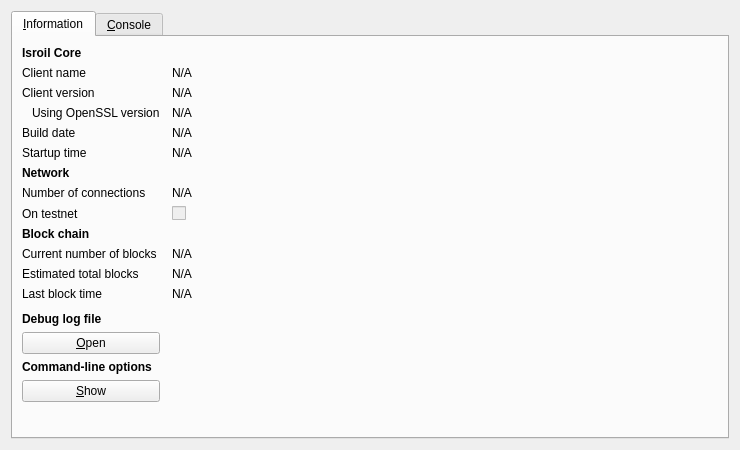
<?xml version="1.0" encoding="UTF-8"?>
<ui version="4.0">
 <class>RPCConsole</class>
 <widget class="QDialog" name="RPCConsole">
  <property name="geometry">
   <rect>
    <x>0</x>
    <y>0</y>
    <width>740</width>
    <height>450</height>
   </rect>
  </property>
  <property name="windowTitle">
   <string>Isroil - Debug window</string>
  </property>
  <layout class="QVBoxLayout" name="verticalLayout_2">
   <item>
    <widget class="QTabWidget" name="tabWidget">
     <property name="currentIndex">
      <number>0</number>
     </property>
     <widget class="QWidget" name="tab_info">
      <attribute name="title">
       <string>&amp;Information</string>
      </attribute>
      <layout class="QGridLayout" name="gridLayout" columnstretch="0,1">
       <property name="horizontalSpacing">
        <number>12</number>
       </property>
       <item row="0" column="0">
        <widget class="QLabel" name="label_9">
         <property name="font">
          <font>
           <weight>75</weight>
           <bold>true</bold>
          </font>
         </property>
         <property name="text">
          <string>Isroil Core</string>
         </property>
        </widget>
       </item>
       <item row="1" column="0">
        <widget class="QLabel" name="label_5">
         <property name="text">
          <string>Client name</string>
         </property>
        </widget>
       </item>
       <item row="1" column="1">
        <widget class="QLabel" name="clientName">
         <property name="cursor">
          <cursorShape>IBeamCursor</cursorShape>
         </property>
         <property name="text">
          <string>N/A</string>
         </property>
         <property name="textFormat">
          <enum>Qt::PlainText</enum>
         </property>
         <property name="textInteractionFlags">
          <set>Qt::LinksAccessibleByMouse|Qt::TextSelectableByKeyboard|Qt::TextSelectableByMouse</set>
         </property>
        </widget>
       </item>
       <item row="2" column="0">
        <widget class="QLabel" name="label_6">
         <property name="text">
          <string>Client version</string>
         </property>
        </widget>
       </item>
       <item row="2" column="1">
        <widget class="QLabel" name="clientVersion">
         <property name="cursor">
          <cursorShape>IBeamCursor</cursorShape>
         </property>
         <property name="text">
          <string>N/A</string>
         </property>
         <property name="textFormat">
          <enum>Qt::PlainText</enum>
         </property>
         <property name="textInteractionFlags">
          <set>Qt::LinksAccessibleByMouse|Qt::TextSelectableByKeyboard|Qt::TextSelectableByMouse</set>
         </property>
        </widget>
       </item>
       <item row="3" column="0">
        <widget class="QLabel" name="label_14">
         <property name="text">
          <string>Using OpenSSL version</string>
         </property>
         <property name="indent">
          <number>10</number>
         </property>
        </widget>
       </item>
       <item row="3" column="1">
        <widget class="QLabel" name="openSSLVersion">
         <property name="cursor">
          <cursorShape>IBeamCursor</cursorShape>
         </property>
         <property name="text">
          <string>N/A</string>
         </property>
         <property name="textFormat">
          <enum>Qt::PlainText</enum>
         </property>
         <property name="textInteractionFlags">
          <set>Qt::LinksAccessibleByMouse|Qt::TextSelectableByKeyboard|Qt::TextSelectableByMouse</set>
         </property>
        </widget>
       </item>
       <item row="4" column="0">
        <widget class="QLabel" name="label_12">
         <property name="text">
          <string>Build date</string>
         </property>
        </widget>
       </item>
       <item row="4" column="1">
        <widget class="QLabel" name="buildDate">
         <property name="cursor">
          <cursorShape>IBeamCursor</cursorShape>
         </property>
         <property name="text">
          <string>N/A</string>
         </property>
         <property name="textFormat">
          <enum>Qt::PlainText</enum>
         </property>
         <property name="textInteractionFlags">
          <set>Qt::LinksAccessibleByMouse|Qt::TextSelectableByKeyboard|Qt::TextSelectableByMouse</set>
         </property>
        </widget>
       </item>
       <item row="5" column="0">
        <widget class="QLabel" name="label_13">
         <property name="text">
          <string>Startup time</string>
         </property>
        </widget>
       </item>
       <item row="5" column="1">
        <widget class="QLabel" name="startupTime">
         <property name="cursor">
          <cursorShape>IBeamCursor</cursorShape>
         </property>
         <property name="text">
          <string>N/A</string>
         </property>
         <property name="textFormat">
          <enum>Qt::PlainText</enum>
         </property>
         <property name="textInteractionFlags">
          <set>Qt::LinksAccessibleByMouse|Qt::TextSelectableByKeyboard|Qt::TextSelectableByMouse</set>
         </property>
        </widget>
       </item>
       <item row="6" column="0">
        <widget class="QLabel" name="label_11">
         <property name="font">
          <font>
           <weight>75</weight>
           <bold>true</bold>
          </font>
         </property>
         <property name="text">
          <string>Network</string>
         </property>
        </widget>
       </item>
       <item row="7" column="0">
        <widget class="QLabel" name="label_7">
         <property name="text">
          <string>Number of connections</string>
         </property>
        </widget>
       </item>
       <item row="7" column="1">
        <widget class="QLabel" name="numberOfConnections">
         <property name="cursor">
          <cursorShape>IBeamCursor</cursorShape>
         </property>
         <property name="text">
          <string>N/A</string>
         </property>
         <property name="textFormat">
          <enum>Qt::PlainText</enum>
         </property>
         <property name="textInteractionFlags">
          <set>Qt::LinksAccessibleByMouse|Qt::TextSelectableByKeyboard|Qt::TextSelectableByMouse</set>
         </property>
        </widget>
       </item>
       <item row="8" column="0">
        <widget class="QLabel" name="label_8">
         <property name="text">
          <string>On testnet</string>
         </property>
        </widget>
       </item>
       <item row="8" column="1">
        <widget class="QCheckBox" name="isTestNet">
         <property name="enabled">
          <bool>false</bool>
         </property>
         <property name="text">
          <string/>
         </property>
        </widget>
       </item>
       <item row="9" column="0">
        <widget class="QLabel" name="label_10">
         <property name="font">
          <font>
           <weight>75</weight>
           <bold>true</bold>
          </font>
         </property>
         <property name="text">
          <string>Block chain</string>
         </property>
        </widget>
       </item>
       <item row="10" column="0">
        <widget class="QLabel" name="label_3">
         <property name="text">
          <string>Current number of blocks</string>
         </property>
        </widget>
       </item>
       <item row="10" column="1">
        <widget class="QLabel" name="numberOfBlocks">
         <property name="cursor">
          <cursorShape>IBeamCursor</cursorShape>
         </property>
         <property name="text">
          <string>N/A</string>
         </property>
         <property name="textFormat">
          <enum>Qt::PlainText</enum>
         </property>
         <property name="textInteractionFlags">
          <set>Qt::LinksAccessibleByMouse|Qt::TextSelectableByKeyboard|Qt::TextSelectableByMouse</set>
         </property>
        </widget>
       </item>
       <item row="11" column="0">
        <widget class="QLabel" name="label_4">
         <property name="text">
          <string>Estimated total blocks</string>
         </property>
        </widget>
       </item>
       <item row="11" column="1">
        <widget class="QLabel" name="totalBlocks">
         <property name="cursor">
          <cursorShape>IBeamCursor</cursorShape>
         </property>
         <property name="text">
          <string>N/A</string>
         </property>
         <property name="textFormat">
          <enum>Qt::PlainText</enum>
         </property>
         <property name="textInteractionFlags">
          <set>Qt::LinksAccessibleByMouse|Qt::TextSelectableByKeyboard|Qt::TextSelectableByMouse</set>
         </property>
        </widget>
       </item>
       <item row="12" column="0">
        <widget class="QLabel" name="label_2">
         <property name="text">
          <string>Last block time</string>
         </property>
        </widget>
       </item>
       <item row="12" column="1">
        <widget class="QLabel" name="lastBlockTime">
         <property name="cursor">
          <cursorShape>IBeamCursor</cursorShape>
         </property>
         <property name="text">
          <string>N/A</string>
         </property>
         <property name="textFormat">
          <enum>Qt::PlainText</enum>
         </property>
         <property name="textInteractionFlags">
          <set>Qt::LinksAccessibleByMouse|Qt::TextSelectableByKeyboard|Qt::TextSelectableByMouse</set>
         </property>
        </widget>
       </item>
       <item row="13" column="0">
        <spacer name="verticalSpacer_2">
         <property name="orientation">
          <enum>Qt::Vertical</enum>
         </property>
         <property name="sizeHint" stdset="0">
          <size>
           <width>20</width>
           <height>20</height>
          </size>
         </property>
        </spacer>
       </item>
       <item row="14" column="0">
        <widget class="QLabel" name="labelDebugLogfile">
         <property name="font">
          <font>
           <weight>75</weight>
           <bold>true</bold>
          </font>
         </property>
         <property name="text">
          <string>Debug log file</string>
         </property>
        </widget>
       </item>
       <item row="15" column="0">
        <widget class="QPushButton" name="openDebugLogfileButton">
         <property name="toolTip">
          <string>Open the Isroil debug log file from the current data directory. This can take a few seconds for large log files.</string>
         </property>
         <property name="text">
          <string>&amp;Open</string>
         </property>
         <property name="autoDefault">
          <bool>false</bool>
         </property>
        </widget>
       </item>
       <item row="16" column="0">
        <widget class="QLabel" name="labelCLOptions">
         <property name="font">
          <font>
           <weight>75</weight>
           <bold>true</bold>
          </font>
         </property>
         <property name="text">
          <string>Command-line options</string>
         </property>
        </widget>
       </item>
       <item row="17" column="0">
        <widget class="QPushButton" name="showCLOptionsButton">
         <property name="toolTip">
          <string>Show the Isroil-Qt help message to get a list with possible Isroil command-line options.</string>
         </property>
         <property name="text">
          <string>&amp;Show</string>
         </property>
         <property name="autoDefault">
          <bool>false</bool>
         </property>
        </widget>
       </item>
       <item row="18" column="0">
        <spacer name="verticalSpacer">
         <property name="orientation">
          <enum>Qt::Vertical</enum>
         </property>
         <property name="sizeHint" stdset="0">
          <size>
           <width>20</width>
           <height>40</height>
          </size>
         </property>
        </spacer>
       </item>
      </layout>
     </widget>
     <widget class="QWidget" name="tab_console">
      <attribute name="title">
       <string>&amp;Console</string>
      </attribute>
      <layout class="QVBoxLayout" name="verticalLayout_3">
       <property name="spacing">
        <number>3</number>
       </property>
       <item>
        <widget class="QTextEdit" name="messagesWidget">
         <property name="minimumSize">
          <size>
           <width>0</width>
           <height>100</height>
          </size>
         </property>
         <property name="readOnly">
          <bool>true</bool>
         </property>
         <property name="tabKeyNavigation" stdset="0">
          <bool>false</bool>
         </property>
         <property name="columnCount" stdset="0">
          <number>2</number>
         </property>
        </widget>
       </item>
       <item>
        <layout class="QHBoxLayout" name="horizontalLayout">
         <property name="spacing">
          <number>3</number>
         </property>
         <item>
          <widget class="QLabel" name="label">
           <property name="text">
            <string notr="true">&gt;</string>
           </property>
          </widget>
         </item>
         <item>
          <widget class="QLineEdit" name="lineEdit"/>
         </item>
         <item>
          <widget class="QPushButton" name="clearButton">
           <property name="maximumSize">
            <size>
             <width>24</width>
             <height>24</height>
            </size>
           </property>
           <property name="toolTip">
            <string>Clear console</string>
           </property>
           <property name="text">
            <string/>
           </property>
           <property name="icon">
            <iconset resource="../bitcoin.qrc">
             <normaloff>:/icons/remove</normaloff>:/icons/remove</iconset>
           </property>
           <property name="shortcut">
            <string notr="true">Ctrl+L</string>
           </property>
           <property name="autoDefault">
            <bool>false</bool>
           </property>
          </widget>
         </item>
        </layout>
       </item>
      </layout>
     </widget>
    </widget>
   </item>
  </layout>
 </widget>
 <resources>
  <include location="../bitcoin.qrc"/>
 </resources>
 <connections/>
</ui>
